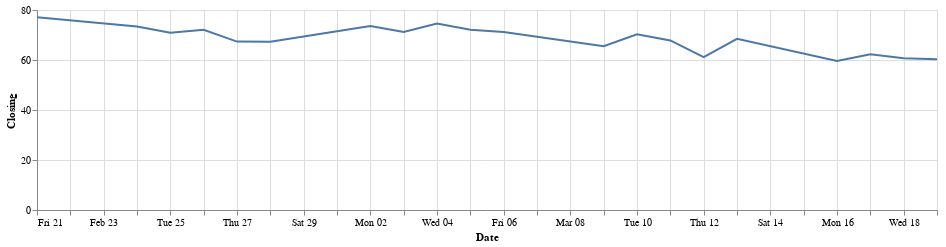

This figure's notebook cell:
### Code cell
## CLOSING PRICE
Closing_Price = alt.Chart(KO_TEST.reset_index()).mark_line().encode(
    alt.X("Date", title = "Date"),
    alt.Y("AAPL_AdjClose", title = "Closing"),
    tooltip= ['Date', 'AAPL_Open', 'AAPL_Close', 'AAPL_High', 'AAPL_Low', 'AAPL_Volume']
).properties(
    width=900, height=200
)

Closing_Price

### Figure 1 — Vega-Lite specification as saved in the notebook (floating-point values rounded to 4 significant figures)
{"config": {"view": {"continuousWidth": 400, "continuousHeight": 300}}, "data": {"name": "data-faf2b714086a17ffc95b63e4ab133656"}, "mark": "line", "encoding": {"tooltip": [{"field": "Date", "type": "temporal"}, {"field": "AAPL_Open", "type": "quantitative"}, {"field": "AAPL_Close", "type": "quantitative"}, {"field": "AAPL_High", "type": "quantitative"}, {"field": "AAPL_Low", "type": "quantitative"}, {"field": "AAPL_Volume", "type": "quantitative"}], "x": {"field": "Date", "title": "Date", "type": "temporal"}, "y": {"field": "AAPL_AdjClose", "title": "Closing", "type": "quantitative"}}, "height": 200, "width": 900, "$schema": "https://vega.github.io/schema/vega-lite/v4.17.0.json", "datasets": {"data-faf2b714086a17ffc95b63e4ab133656": [{"Date": "2020-02-21T00:00:00", "AAPL_Open": 79.65, "AAPL_High": 80.11, "AAPL_Low": 77.62, "AAPL_Close": 78.26, "AAPL_AdjClose": 77.09, "AAPL_Volume": 129554000, "AAPL_Return": null}, {"Date": "2020-02-24T00:00:00", "AAPL_Open": 74.32, "AAPL_High": 76.04, "AAPL_Low": 72.31, "AAPL_Close": 74.54, "AAPL_AdjClose": 73.43, "AAPL_Volume": 222195200, "AAPL_Return": -0.0475}, {"Date": "2020-02-25T00:00:00", "AAPL_Open": 75.24, "AAPL_High": 75.63, "AAPL_Low": 71.53, "AAPL_Close": 72.02, "AAPL_AdjClose": 70.94, "AAPL_Volume": 230673600, "AAPL_Return": -0.03387}, {"Date": "2020-02-26T00:00:00", "AAPL_Open": 71.63, "AAPL_High": 74.47, "AAPL_Low": 71.62, "AAPL_Close": 73.16, "AAPL_AdjClose": 72.06, "AAPL_Volume": 198054800, "AAPL_Return": 0.01586}, {"Date": "2020-02-27T00:00:00", "AAPL_Open": 70.28, "AAPL_High": 71.5, "AAPL_Low": 68.24, "AAPL_Close": 68.38, "AAPL_AdjClose": 67.35, "AAPL_Volume": 320605600, "AAPL_Return": -0.06537}, {"Date": "2020-02-28T00:00:00", "AAPL_Open": 64.32, "AAPL_High": 69.6, "AAPL_Low": 64.09, "AAPL_Close": 68.34, "AAPL_AdjClose": 67.31, "AAPL_Volume": 426510000, "AAPL_Return": -0.000585}, {"Date": "2020-03-02T00:00:00", "AAPL_Open": 70.57, "AAPL_High": 75.36, "AAPL_Low": 69.43, "AAPL_Close": 74.7, "AAPL_AdjClose": 73.58, "AAPL_Volume": 341397200, "AAPL_Return": 0.0931}, {"Date": "2020-03-03T00:00:00", "AAPL_Open": 75.92, "AAPL_High": 76.0, "AAPL_Low": 71.45, "AAPL_Close": 72.33, "AAPL_AdjClose": 71.24, "AAPL_Volume": 319475600, "AAPL_Return": -0.03176}, {"Date": "2020-03-04T00:00:00", "AAPL_Open": 74.11, "AAPL_High": 75.85, "AAPL_Low": 73.28, "AAPL_Close": 75.68, "AAPL_AdjClose": 74.55, "AAPL_Volume": 219178400, "AAPL_Return": 0.04638}, {"Date": "2020-03-05T00:00:00", "AAPL_Open": 73.88, "AAPL_High": 74.89, "AAPL_Low": 72.85, "AAPL_Close": 73.23, "AAPL_AdjClose": 72.13, "AAPL_Volume": 187572800, "AAPL_Return": -0.03244}, {"Date": "2020-03-06T00:00:00", "AAPL_Open": 70.5, "AAPL_High": 72.71, "AAPL_Low": 70.31, "AAPL_Close": 72.26, "AAPL_AdjClose": 71.17, "AAPL_Volume": 226176800, "AAPL_Return": -0.01328}, {"Date": "2020-03-09T00:00:00", "AAPL_Open": 65.94, "AAPL_High": 69.52, "AAPL_Low": 65.75, "AAPL_Close": 66.54, "AAPL_AdjClose": 65.54, "AAPL_Volume": 286744800, "AAPL_Return": -0.07909}, {"Date": "2020-03-10T00:00:00", "AAPL_Open": 69.29, "AAPL_High": 71.61, "AAPL_Low": 67.34, "AAPL_Close": 71.33, "AAPL_AdjClose": 70.26, "AAPL_Volume": 285290000, "AAPL_Return": 0.07202}, {"Date": "2020-03-11T00:00:00", "AAPL_Open": 69.35, "AAPL_High": 70.31, "AAPL_Low": 67.96, "AAPL_Close": 68.86, "AAPL_AdjClose": 67.82, "AAPL_Volume": 255598800, "AAPL_Return": -0.03473}, {"Date": "2020-03-12T00:00:00", "AAPL_Open": 63.99, "AAPL_High": 67.5, "AAPL_Low": 62.0, "AAPL_Close": 62.06, "AAPL_AdjClose": 61.13, "AAPL_Volume": 418474000, "AAPL_Return": -0.09875}, {"Date": "2020-03-13T00:00:00", "AAPL_Open": 66.22, "AAPL_High": 69.98, "AAPL_Low": 63.24, "AAPL_Close": 69.49, "AAPL_AdjClose": 68.45, "AAPL_Volume": 370732000, "AAPL_Return": 0.1198}, {"Date": "2020-03-16T00:00:00", "AAPL_Open": 60.49, "AAPL_High": 64.77, "AAPL_Low": 60.0, "AAPL_Close": 60.55, "AAPL_AdjClose": 59.64, "AAPL_Volume": 322423600, "AAPL_Return": -0.1286}, {"Date": "2020-03-17T00:00:00", "AAPL_Open": 61.88, "AAPL_High": 64.4, "AAPL_Low": 59.6, "AAPL_Close": 63.22, "AAPL_AdjClose": 62.27, "AAPL_Volume": 324056000, "AAPL_Return": 0.04397}, {"Date": "2020-03-18T00:00:00", "AAPL_Open": 59.94, "AAPL_High": 62.5, "AAPL_Low": 59.28, "AAPL_Close": 61.67, "AAPL_AdjClose": 60.74, "AAPL_Volume": 300233600, "AAPL_Return": -0.02448}, {"Date": "2020-03-19T00:00:00", "AAPL_Open": 61.85, "AAPL_High": 63.21, "AAPL_Low": 60.65, "AAPL_Close": 61.19, "AAPL_AdjClose": 60.28, "AAPL_Volume": 271857200, "AAPL_Return": -0.007662}]}}
